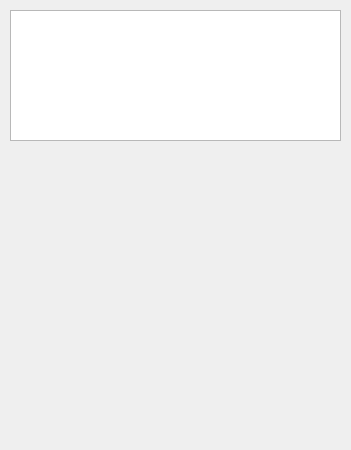
<?xml version="1.0" encoding="UTF-8"?>
<ui version="4.0">
 <class>FindChooser</class>
 <widget class="QDialog" name="FindChooser">
  <property name="geometry">
   <rect>
    <x>0</x>
    <y>0</y>
    <width>351</width>
    <height>450</height>
   </rect>
  </property>
  <property name="minimumSize">
   <size>
    <width>351</width>
    <height>0</height>
   </size>
  </property>
  <property name="maximumSize">
   <size>
    <width>16777215</width>
    <height>472</height>
   </size>
  </property>
  <property name="windowTitle">
   <string>Dialog</string>
  </property>
  <widget class="QListWidget" name="listWidget">
   <property name="geometry">
    <rect>
     <x>10</x>
     <y>10</y>
     <width>331</width>
     <height>131</height>
    </rect>
   </property>
  </widget>
 </widget>
 <resources/>
 <connections/>
</ui>
